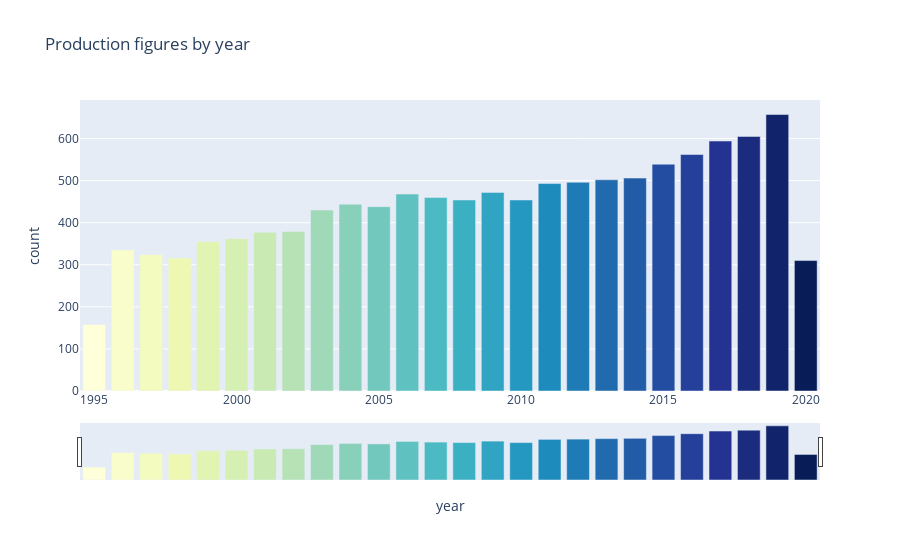

This figure's notebook cell:
### Markdown cell above
#### 2.3.5 Progression of visitor numbers over the years

### Code cell
# Filter the data by production year
df_clean = df_clean[df_clean['Produktionsjahr'] >= 1995]
df_clean = df_clean[df_clean['Produktionsjahr'] <= 2020]

# Calculate the production counts by year
df_year = df_clean['Produktionsjahr'].astype(int).value_counts().sort_index().reset_index()
df_year.columns = ['Produktionsjahr', 'Count']

# Create the bar chart
fig = go.Figure(data=go.Bar(
    x=df_year['Produktionsjahr'],
    y=df_year['Count'],
    marker=dict(
        color=df_year['Produktionsjahr'],
        colorscale='YlGnBu'
    )
))

# Customize the layout
fig.update_layout(
    title='Production figures by year',
    xaxis=dict(title='year'),
    yaxis=dict(title='count'),
    showlegend=False,
    coloraxis_colorbar=dict(title='Jahr')
)

# Add a range slider
fig.update_layout(xaxis_rangeslider_visible=True)

# Display the plot
fig.show()

### Figure 1 — Plotly figure (JSON) as saved in the notebook; plotly's stock layout.template omitted (floating-point values rounded to 4 significant figures)
{"data": [{"marker": {"color": [1995, 1996, 1997, 1998, 1999, 2000, 2001, 2002, 2003, 2004, 2005, 2006, 2007, 2008, 2009, 2010, 2011, 2012, 2013, 2014, 2015, 2016, 2017, 2018, 2019, 2020], "colorscale": [[0, "rgb(255,255,217)"], [0.125, "rgb(237,248,177)"], [0.25, "rgb(199,233,180)"], [0.375, "rgb(127,205,187)"], [0.5, "rgb(65,182,196)"], [0.625, "rgb(29,145,192)"], [0.75, "rgb(34,94,168)"], [0.875, "rgb(37,52,148)"], [1, "rgb(8,29,88)"]]}, "type": "bar", "x": [1995, 1996, 1997, 1998, 1999, 2000, 2001, 2002, 2003, 2004, 2005, 2006, 2007, 2008, 2009, 2010, 2011, 2012, 2013, 2014, 2015, 2016, 2017, 2018, 2019, 2020], "y": [158, 335, 324, 316, 355, 362, 377, 379, 430, 444, 438, 468, 460, 454, 472, 454, 493, 496, 502, 506, 539, 562, 594, 605, 657, 310]}], "layout": {"coloraxis": {"colorbar": {"title": {"text": "Jahr"}}}, "showlegend": false, "title": {"text": "Production figures by year"}, "xaxis": {"rangeslider": {"visible": true}, "title": {"text": "year"}}, "yaxis": {"title": {"text": "count"}}}}
